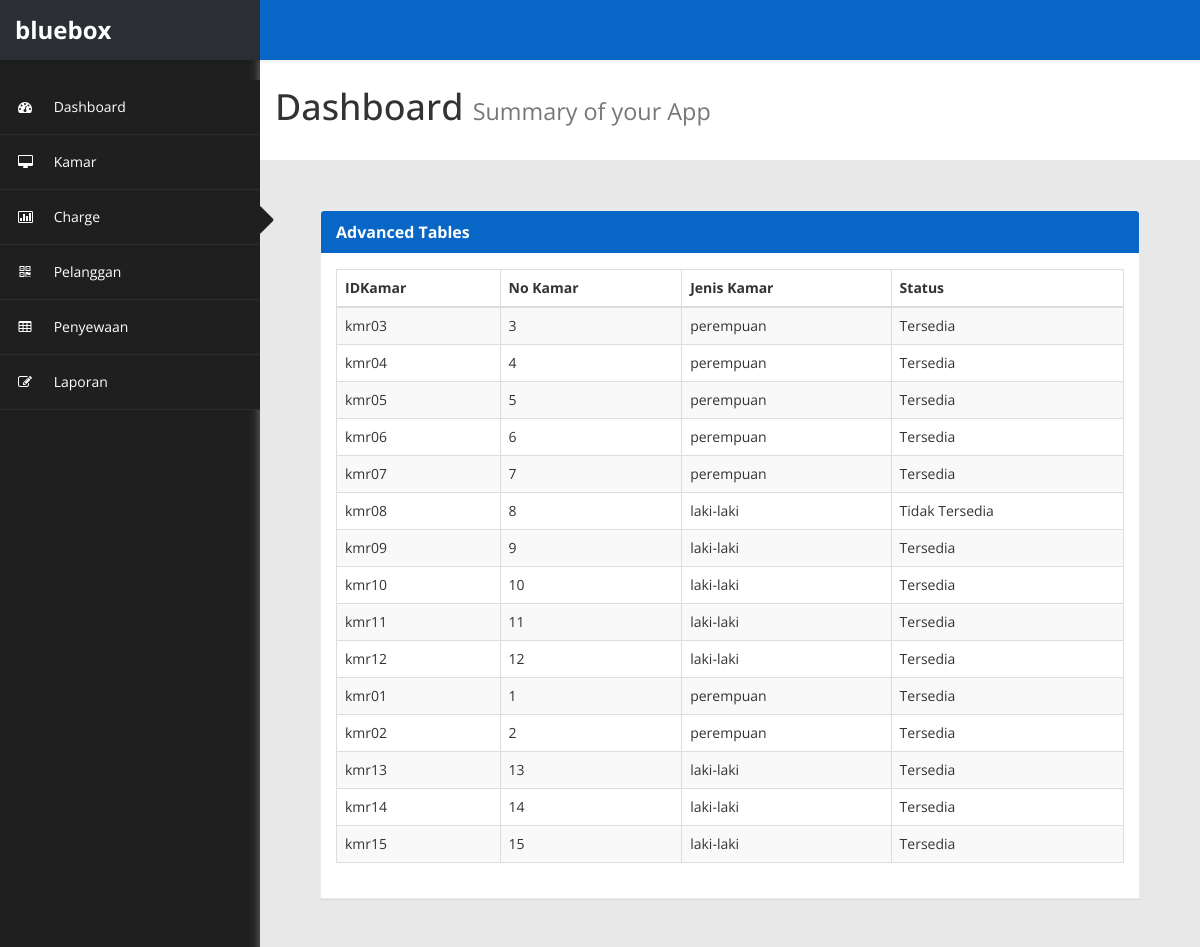
Page /kamar on the committed database.
### app/models.py (models this page shows, shortened)
class kamar (models.Model):
    idkamar = models.CharField(max_length=5, primary_key=True)
    nokamar = models.IntegerField()
    jenis = models.CharField(max_length=15, default='laki-laki')
    status = models.BooleanField(default=False)

### app/views.py (the view)
# urls.py: path('kamar',views.kamar,name='kamar'),
def kamar(request):
    kamarobj = models.kamar.objects.all()
    return render(request,'kamar.html',{
        'kamar':kamarobj
    })

### app/templates/kamar.html (shortened to what this page needs)
{%load static%}
<!DOCTYPE html>
<html xmlns="http://www.w3.org/1999/xhtml">
<head>
    <link href="{% static 'assets/css/bootstrap.css'%}" rel="stylesheet" />
    <link href="{% static 'assets/css/font-awesome.css'%}" rel="stylesheet" />
    <link href="{% static 'assets/js/morris/morris-0.4.3.min.css'%}" rel="stylesheet" />
    <link href="{% static 'assets/css/custom-styles.css'%}" rel="stylesheet" />
    <link rel="stylesheet" href="{% static 'assets/js/Lightweight-Chart/cssCharts.css'%}">
</head>
<body>
    <div id="wrapper">
        <nav class="navbar navbar-default top-navbar" role="navigation">
            <div class="navbar-header">
                <a class="navbar-brand" href="home"><strong>bluebox</strong></a>
            </div>
        </nav>
        <nav class="navbar-default navbar-side" role="navigation">
            <div id="sideNav" href=""><i class="fa fa-caret-right"></i></div>
                <div class="sidebar-collapse">
                    <ul class="nav" id="main-menu">
                        <li>
                            <a href="{%url 'dashboard'%}"><i class="fa fa-dashboard"></i> Dashboard</a>
                        </li>
                        <li>
                            <a href="{%url 'kamar'%}"><i class="fa fa-desktop"></i> Kamar</a>
                        </li>
                        <li>
                            <a href="{%url 'charge'%}"><i class="fa fa-bar-chart-o"></i> Charge</a>
                        </li>
                        <li>
                            <a href="{%url 'pelanggan'%}"><i class="fa fa-qrcode"></i> Pelanggan</a>
                        </li>
                        <li>
                            <a href="{%url 'penyewaan'%}"><i class="fa fa-table"></i> Penyewaan</a>
                        </li>
                        <li>
                            <a href="{% url 'laporan'%}"><i class="fa fa-edit"></i> Laporan </a>
                        </li>
                    </ul>
                </div>
            </nav>
		<div id="page-wrapper">
		  <div class="header">
                        <h1 class="page-header">
                            Dashboard <small>Summary of your App</small>
                        </h1>
		</div>
            <div id="page-inner">
                <div id="page-inner">
                    <div class="row">
                        <div class="col-md-12">
                            <div class="panel panel-default">
                                <div class="panel-heading">
                                     Advanced Tables
                                </div>
                                <div class="panel-body">
                                    <div class="table-responsive">
                                        <table class="table table-striped table-bordered table-hover" id="dataTables-example">
                                            <thead>
                                                <tr>
                                                    <th>IDKamar</th>
                                                    <th>No Kamar</th>
                                                    <th>Jenis Kamar</th>
                                                    <th>Status</th>
                                                </tr>
                                            </thead>
                                            <tbody>
                                                {% for item in kamar %}
                                                <tr class="odd gradeX">
                                                    <td>{{item.idkamar}}</td>
                                                    <td>{{item.nokamar}}</td>
                                                    <td>{{item.jenis}}</td>
                                                    {% if item.status == False %}
                                                    <td>Tersedia</td>
                                                    {% else %}
                                                    <td>Tidak Tersedia</td>
                                                    {% endif %}
                                                </tr>
                                                {% endfor %}
                                            </tbody>
                                        </table>
                                    </div>
                                </div>
                            </div>
                        </div>
                    </div>
            </div>
        </div>
    </div>
</body>
</html>

### static/assets/css/custom-styles.css (style rules this page uses)
body { font-family: 'Open Sans', sans-serif; background: #1F1F1F; }
#wrapper { width: 100%; }
#page-wrapper { padding: 15px 15px; min-height: 600px; background: #E8E8E8; }
#page-inner { width:100%; margin:10px 20px 10px 0px; background-color:transparent; padding: 15px 30px; min-height:1200px; }
h1, .h1, h2, .h2, h3, .h3 { margin-top: 7px; margin-bottom: -5px; }
.navbar-side { z-index: 0; }
.panel { border-radius:0px; }
.navbar-side .nav > li > a > i { color: #FFFFFF; padding: 8px; width: 30px; text-align: center; }
.top-navbar { position: fixed; width: 100%; z-index: 300; -webkit-box-shadow: 0 3px 3px rgba(0, 0, 0, 0.05); -moz-box-shadow: 0 3px 3px rgba(0, 0, 0, 0.05); box-shadow: 0 3px 3px rgba(0, 0, 0, 0.05); }
.navbar-side { z-index: 1; position: fixed; width: 260px; top: 80px; }
#page-wrapper { position: relative; top: 55px; box-shadow: 0 0 10px #757575; -moz-box-shadow: 0 0 10px #757575; -webkit-box-shadow: 0 0 10px #757575; }
.page-header { padding-bottom: 9px; margin: 0; border-bottom: 1px solid transparent; text-align: left;background-color: #fff;padding: 32px 22px 32px 15px; }
.panel-default { border-color: #ECECEC; }
.panel-default > .panel-heading { color: #FFF; border-color: #FFF; font-weight:bold; background: #0866C6; font-size: 16px; text-shadow: none; }
.panel-heading { border-bottom: 1px solid transparent; border-top-left-radius: 3px; border-top-right-radius: 3px; }
.top-navbar { margin:0px; }
.top-navbar .navbar-brand { color: #fff; width: 260px; text-align: left; height: 60px; font-size: 24px; font-weight: 700; line-height: 30px; background: #0866c6; }
.sidebar-collapse , .sidebar-collapse .nav { background:none; }
.sidebar-collapse .nav { padding:0; }
.sidebar-collapse .nav > li > a { color: #FFFFFF; background:transparent; text-shadow:none; }
.sidebar-collapse > .nav > li > a { padding: 12px 10px; }
.sidebar-collapse > .nav > li { border-bottom: 1px solid rgba(107, 108, 109, 0.19); }
.navbar-side { border:none; background: #1F1F1F; }
.top-navbar { background: #0866c6; border-bottom:none; }
.navbar-default { border:0px solid black; }
.navbar-header { background: transparent; }
.nav > li > a > i { margin-right:10px; color: rgba(255, 255, 255, 0.76); }
#sideNav { position: absolute; right: -12px; z-index: 3; top: 117px; color: #1F1F1F; cursor:pointer; border-radius: 0; width: 14px; font-size: 48px; line-height: 0; }
@media (min-width:768px) { #page-wrapper { margin: 0 0 0 260px; padding: 0; min-height: 1200px; } }
@media (min-width:768px) { .navbar-side { width: 260px; z-index: 1; } }
@media (min-width:768px) { .navbar { border-radius: 0px; } }

### rows in the picture
kamar: idkamar "kmr03", nokamar "3", jenis "perempuan", status "Tersedia"
kamar: idkamar "kmr04", nokamar "4", jenis "perempuan", status "Tersedia"
kamar: idkamar "kmr05", nokamar "5", jenis "perempuan", status "Tersedia"
kamar: idkamar "kmr06", nokamar "6", jenis "perempuan", status "Tersedia"
kamar: idkamar "kmr07", nokamar "7", jenis "perempuan", status "Tersedia"
kamar: idkamar "kmr08", nokamar "8", jenis "laki-laki", status "Tidak Tersedia"
kamar: idkamar "kmr09", nokamar "9", jenis "laki-laki", status "Tersedia"
kamar: idkamar "kmr10", nokamar "10", jenis "laki-laki", status "Tersedia"
kamar: idkamar "kmr11", nokamar "11", jenis "laki-laki", status "Tersedia"
kamar: idkamar "kmr12", nokamar "12", jenis "laki-laki", status "Tersedia"
kamar: idkamar "kmr01", nokamar "1", jenis "perempuan", status "Tersedia"
kamar: idkamar "kmr02", nokamar "2", jenis "perempuan", status "Tersedia"
kamar: idkamar "kmr13", nokamar "13", jenis "laki-laki", status "Tersedia"
kamar: idkamar "kmr14", nokamar "14", jenis "laki-laki", status "Tersedia"
kamar: idkamar "kmr15", nokamar "15", jenis "laki-laki", status "Tersedia"
